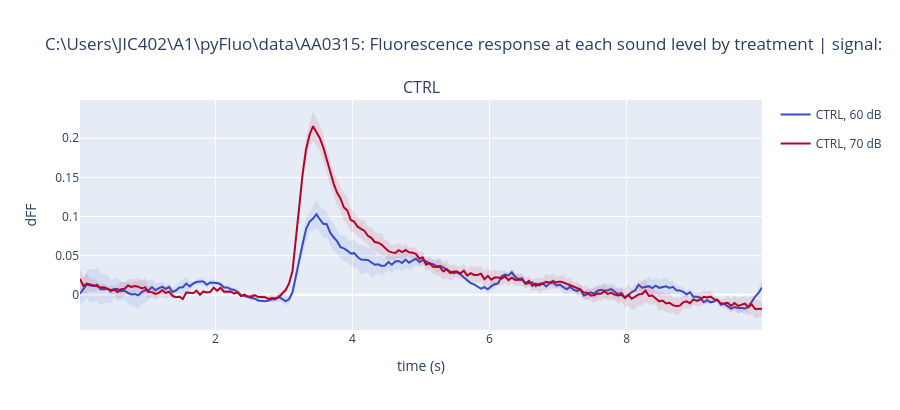

Source (notebook cell):
### Code cell
# without ROI selection
e0.plotDF_levelByTreatment(Yaxis_range=None)  # Set the same Y-axis scale for all plots. For example, (-0.005, 0.01)
                                              # If None (default), auto-scale Y-axis

### Figure 1 — Plotly figure (JSON) as saved in the notebook; plotly's stock layout.template omitted (floating-point values rounded to 4 significant figures; data arrays with more than 128 entries replaced by an {"elided": "..."} marker saying what was removed)
{"data": [{"legendgroup": "CTRL, 60 dB", "line": {"color": "rgb(58, 76, 192)"}, "mode": "lines", "name": "CTRL, 60 dB", "showlegend": true, "type": "scatter", "x": {"elided": "200 float values"}, "xaxis": "x", "y": {"elided": "200 float values"}, "yaxis": "y"}, {"legendgroup": "CTRL, 60 dB", "line": {"width": 0}, "mode": "lines", "name": "CTRL, 60 dB", "showlegend": false, "type": "scatter", "x": {"elided": "200 float values"}, "xaxis": "x", "y": {"elided": "200 float values"}, "yaxis": "y"}, {"fill": "tonexty", "fillcolor": "rgba(58, 76, 192, 0.1)", "legendgroup": "CTRL, 60 dB", "line": {"width": 0}, "mode": "lines", "name": "CTRL, 60 dB", "showlegend": false, "type": "scatter", "x": {"elided": "200 float values"}, "xaxis": "x", "y": {"elided": "200 float values"}, "yaxis": "y"}, {"legendgroup": "CTRL, 70 dB", "line": {"color": "rgb(179, 3, 38)"}, "mode": "lines", "name": "CTRL, 70 dB", "showlegend": true, "type": "scatter", "x": {"elided": "200 float values"}, "xaxis": "x", "y": {"elided": "200 float values"}, "yaxis": "y"}, {"legendgroup": "CTRL, 70 dB", "line": {"width": 0}, "mode": "lines", "name": "CTRL, 70 dB", "showlegend": false, "type": "scatter", "x": {"elided": "200 float values"}, "xaxis": "x", "y": {"elided": "200 float values"}, "yaxis": "y"}, {"fill": "tonexty", "fillcolor": "rgba(179, 3, 38, 0.1)", "legendgroup": "CTRL, 70 dB", "line": {"width": 0}, "mode": "lines", "name": "CTRL, 70 dB", "showlegend": false, "type": "scatter", "x": {"elided": "200 float values"}, "xaxis": "x", "y": {"elided": "200 float values"}, "yaxis": "y"}], "layout": {"annotations": [{"font": {"size": 16}, "showarrow": false, "text": "CTRL", "x": 0.5, "xanchor": "center", "xref": "paper", "y": 1, "yanchor": "bottom", "yref": "paper"}], "height": 410, "title": {"text": "C:\\Users\\JIC402\\A1\\pyFluo\\data\\AA0315: Fluorescence response at each sound level by treatment | signal: "}, "xaxis": {"anchor": "y", "domain": [0, 1], "title": {"text": "time (s)"}}, "yaxis": {"anchor": "x", "domain": [0, 1], "title": {"text": "dFF"}}}}
